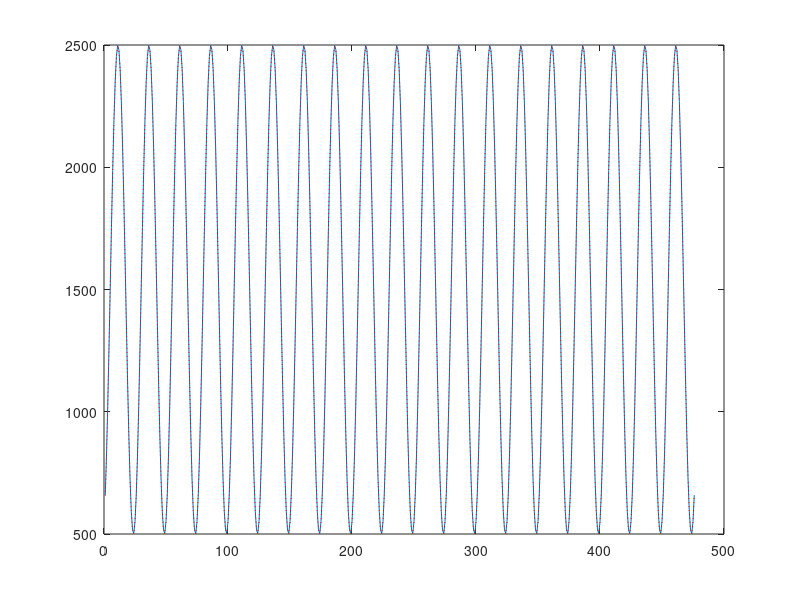

Recreate this plot in MATLAB.
clear all;
close all;
clc;
more off;

freqAmostragem = 500000  % frequencia de amostragem (PS_8 no Arduino)
freqSinal = 20000        % frequencia do sinal
numeroMaximoDeAmostras = 500;

flag_grava_arquivos = 1;
flag_usa_senoide_teste = 1;

periodoAmostragem = 1.0/freqAmostragem
periodoSinal = 1.0/freqSinal
pontosPorCiclo = periodoSinal/periodoAmostragem;
numeroDeCiclos = floor(numeroMaximoDeAmostras/pontosPorCiclo)
vetorTempos = 0:periodoAmostragem:periodoSinal*numeroDeCiclos;

seno = sin(2*pi*freqSinal*vetorTempos);
cosseno = cos(2*pi*freqSinal*vetorTempos);

E = [seno' cosseno' ones(length(vetorTempos),1)];
piE = pinv(E); % pseudo-inversa de E - pode ser calculada offline!!!

% gravamos a piE no STM32... a multiplicação a seguir é feita dentro do STM32,
% e está aqui apenas como demonstração de funcionamento.
%
% o arquivos frame.txt contém um conjunto de dados coletados pelo arduino

% gravando piE no formato do codigo do STM32:
if flag_grava_arquivos
    fid = fopen ("piE.txt", "w");
    [nl, nc] = size(piE);
    fprintf(fid,"float piE[3][%d]{\n",length(vetorTempos));
    for linha = 1:nl
        fprintf(fid,"{");
        for coluna = 1:nc
            fprintf(fid,"%.6f, ",piE(linha,coluna));
        end
        fprintf(fid,"},\n");
    end
    fprintf(fid,"};\n");
    fclose(fid)
end

disp(['Usando ' num2str(length(vetorTempos)) ' pontos medidos:'])


dados = load('frame.txt');

% gerando pontos para teste:
if flag_usa_senoide_teste
    amplitude_teste = 1000;
    fase_teste = -1;
    offset_teste = 1500;
    dados = amplitude_teste*sin(2*pi*freqSinal*vetorTempos+fase_teste) +offset_teste;
    dados = round(dados');
    if flag_grava_arquivos
        fid = fopen ("seno.txt", "w");
        fprintf(fid,"uint16_t buffer2[] = {");
        for idx = 1:length(vetorTempos)
            fprintf(fid,"%d, ",dados(idx));
        end
        fprintf(fid,"};\n");
        fclose(fid)
    end
endif


figure(1); clf;
plot(dados)


disp('')
disp('*******************************************************************')
disp('Primeiro modo')

% conta a ser feita no arduino, com os dados coletados :
resp = piE*dados(1:length(vetorTempos));
R(1) = sqrt(resp(1)^2+resp(2)^2); %Amplitude
R(2) = atan(resp(2)/resp(1)); %Fase
R(3) = resp(3); %Offset
R(4) = length(vetorTempos); %N amostras
R

disp(['Amplitude do sinal: ' num2str(R(1))]);
disp(['Fase do sinal: ' num2str(R(2))]);
disp(['Offset do sinal: ' num2str(R(3))]);
disp(['Número de pontos utilizados: ' num2str(R(4)) ])


% este é um modo mais simples de fazer a mesma coisa no arduino ou STM32
disp('')
disp('*******************************************************************')
disp('Segundo modo')

piEvec = reshape(piE',1,length(vetorTempos)*3);
valorseno = 0;
valorcosseno = 0;
for i = 1:length(vetorTempos)
    valorseno = valorseno + dados(i)*(piEvec(i));
    valorcosseno = valorcosseno + dados(i)*(piEvec(i+length(vetorTempos)));
end
valorseno
valorcosseno
disp('Com o valorseno e valorcosseno, conseguimos calcular a amplitude e a fase:')
amplitude = sqrt(valorseno*valorseno + valorcosseno*valorcosseno)
fase = atan2(valorcosseno,valorseno)


% este é um modo mais simples de fazer a mesma coisa no arduino ou STM32
disp('')
disp('*******************************************************************')
disp('Terceiro modo')

valorseno = 0;
valorcosseno = 0;
for i = 1:length(vetorTempos)
    valorseno = valorseno + dados(i)*(piE(1,i));
    valorcosseno = valorcosseno + dados(i)*(piE(2,i));
end
valorseno
valorcosseno
disp('Com o valorseno e valorcosseno, conseguimos calcular a amplitude e a fase:')
amplitude = sqrt(valorseno*valorseno + valorcosseno*valorcosseno)
fase = atan2(valorcosseno,valorseno)


% verificando sinal estimado:
dados_est = amplitude*sin(2*pi*freqSinal*vetorTempos+fase) +mean(dados);
figure(1); hold on;
plot(dados_est,'r:');



